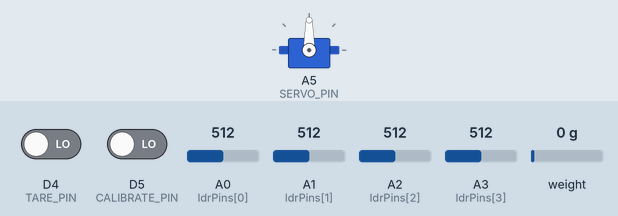
Bench run of a sketch on a simulated Arduino MKR. On the bench: servo. The inputs (shaded band) are chosen by the test bench; at power-on: weight on the scale 0 g, D4 (TARE_PIN) LOW, D5 (CALIBRATE_PIN) LOW, A0 (ldrPins[0]) = 512, A1 (ldrPins[1]) = 512, A2 (ldrPins[2]) = 512, A3 (ldrPins[3]) = 512.

Above: at 2.3 s.
2.4 s: weight on the scale set to 100 g
At 4.7 s:
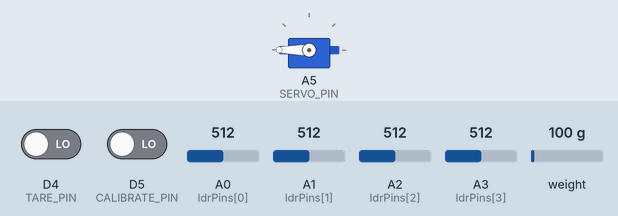
Timing chart, 0 to 6.2 s (numbered marks = the images above; inputs shaded):
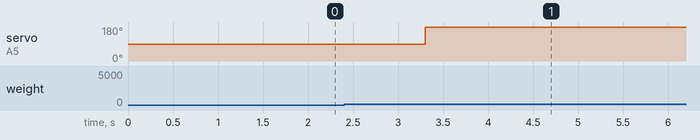

Measured:
- after the input at 2.4 s, servo on A5 (SERVO_PIN): 90° → 180° after 0.90 s

The sketch:

shelf.ino
```cpp
#include <ArduinoJson.h>
#include <Firebase_Arduino_WiFiNINA.h>
#include <HX711.h>
#include <Servo.h>

#define LOADCELL_DOUT_PIN 2
#define LOADCELL_SCK_PIN 3
#define TARE_PIN 4
#define CALIBRATE_PIN 5
#define SCALE_NUM 1

#define DATABASE_URL "systemprojectgroup1-default-rtdb.europe-west1.firebasedatabase.app"
#define DATABASE_SECRET "kNyRYqXGdkTOw2WDaNOmgNiL4yQaJGoImAPHFr9C"
// #define WIFI_SSID "VM7136878"
// #define WIFI_PASSWORD "dryv5qrKqsc7"
#define WIFI_SSID "S10"
#define WIFI_PASSWORD "camerons10"
#define ARDUINO_ID "Arduino 1"
#define LDR_CUTOFF 300
#define SERVO_PIN A5

Servo myservo;

FirebaseData fbdo;
int count;
float scaleReading;
int8_t ldrPins[] = {A0, A1, A2, A3};

StaticJsonDocument<512> doc;
JsonObject shelf1 = doc.createNestedObject();
JsonObject shelf2 = doc.createNestedObject();
char jsonData[512];
int ldrNum = sizeof(ldrPins);
HX711 scale;
float calibration_factor = 7050;

void setup()
{

  Firebase.begin(DATABASE_URL, DATABASE_SECRET, WIFI_SSID, WIFI_PASSWORD);
  Firebase.reconnectWiFi(true);

  scale.begin(LOADCELL_DOUT_PIN, LOADCELL_SCK_PIN);
  scale.set_scale(400);
  scale.tare();
  pinMode(TARE_PIN, INPUT);
  pinMode(CALIBRATE_PIN, INPUT);
  myservo.attach(SERVO_PIN);

  shelf1["shelfId"] = "Shelf 1";
  shelf1["barcode"] = "0001";
  shelf1["contents"] = 0;
  shelf1["capacity"] = ldrNum;
  shelf1["type"] = "ldr";
  shelf1["arduinoId"] = ARDUINO_ID;

  shelf2["shelfId"] = "Shelf 2";
  shelf2["barcode"] = "0002";
  shelf2["contents"] = 0;
  shelf2["capacity"] = 0;
  shelf2["type"] = "scale";
  shelf2["arduinoId"] = ARDUINO_ID;

  serializeJson(doc, jsonData);

  if (Firebase.setJSON(fbdo, "/locs/", jsonData))
  {
  }
  else
  {
  }
}

void loop()
{
  if (digitalRead(TARE_PIN) == HIGH)
  {
    scale.tare();
    while (digitalRead(TARE_PIN) == HIGH)
      ;
    return;
  }
  if (digitalRead(CALIBRATE_PIN) == HIGH)
  {
    calibrateScale();
    while (digitalRead(CALIBRATE_PIN) == HIGH)
      ;
    return;
  }

  if (updateLDR() || updateScale())
  {
    serializeJson(doc, jsonData);
    if (Firebase.setJSON(fbdo, "/locs/", jsonData))
    {
    }
    else
    {
    }
    if (shelf1["contents"] < 2)
    {
      myservo.write(180);
    }
    else
    {
      myservo.write(90);
    }
  }
}

bool updateLDR()
{
  count = 0;
  for (int i = 0; i < ldrNum; i++)
  {
    if (analogRead(ldrPins[i]) < LDR_CUTOFF)
    {
      count++;
    }
  }
  if (count != shelf1["contents"])
  {
    shelf1["contents"] = count;
    return true;
  }
  return false;
}

bool updateScale()
{
  scaleReading = scale.get_units(10);
  if (scaleReading != shelf2["contents"])
  {
    shelf2["contents"] = scaleReading;
    return true;
  }
  return false;
}

void calibrateScale()
{
  scaleReading = scale.get_value(10) / SCALE_NUM;
  scale.set_scale(scaleReading);
}
```
